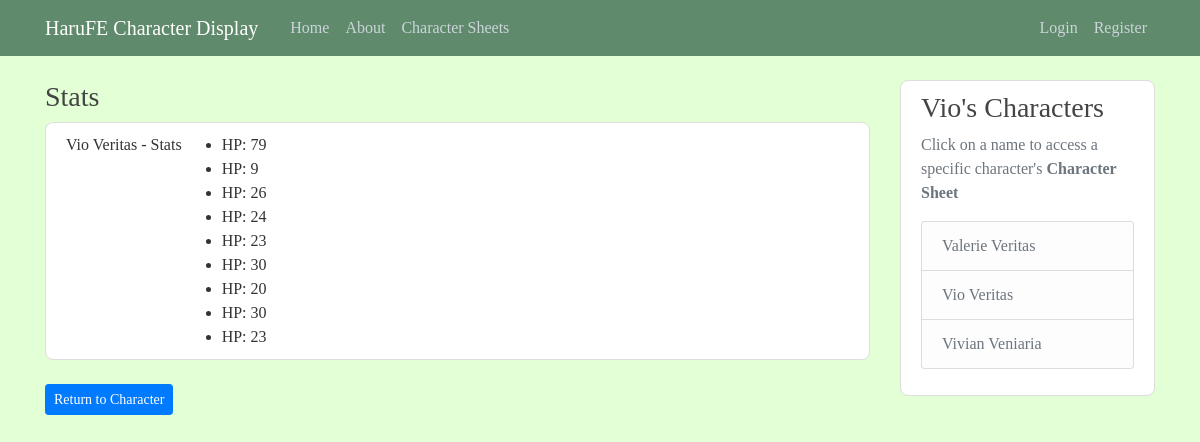
The app's page /charsheet/stat/3 with its own data.
### charsheet/models.py (models this page shows, shortened)
class Stat(models.Model):
	hp = models.IntegerField(default = 0)
	strength = models.IntegerField(default = 0)
	magic = models.IntegerField(default = 0)
	skill = models.IntegerField(default = 0)
	speed = models.IntegerField(default = 0)
	luck = models.IntegerField(default = 0)
	defense = models.IntegerField(default = 0)
	resistance = models.IntegerField(default = 0)
	constitution = models.IntegerField(default = 0)
	owner = models.OneToOneField(CharacterSheet, related_name='stat_set', on_delete=models.CASCADE)

class CharacterSheet(models.Model):
	STATS = [
		('HP', 'HP'),
        ('STR', 'STRENGTH'),
        ('MAG', 'MAGIC'),
        ('SKL', 'SKILL'),
        ('SPD', 'SPEED'),
        ('LCK', 'LUCK'),
        ('DEF', 'DEFENSE'),
        ('RES', 'RESISTANCE'),
        ('CON', 'CONSTITUTION'),
	]
	AFFINITIES = [
		('FI', 'FIRE'),
    	('WA', 'WATER'),
    	('EA', 'EARTH'),
    	('WI', 'WIND'),
    	('TH', 'THUNDER'),
    	('IC', 'ICE'),
    	('LI', 'LIGHT'),
    	('DA', 'DARK'),
    	('VO', 'VOID'),
    ]
	name = models.CharField(max_length = 32)
	level = models.IntegerField()
	origin = models.CharField(max_length = 32)
	affinity = models.CharField(max_length=2, choices=AFFINITIES)
	boon = models.CharField(max_length=3, choices=STATS)
	bane = models.CharField(max_length=3, choices=STATS)
	date_created = models.DateField(default=timezone.now)
	role = models.ForeignKey(Role, on_delete=models.CASCADE)
	user = models.ForeignKey(User, related_name="User", null=True, on_delete=models.CASCADE)

### charsheet/views.py (the view)
# urls.py: path('stat/<int:pk>', StatDetailView.as_view(), name='stat-detail'),
class StatDetailView(DetailView):
	model = Stat

### blog/context_processors.py (called while the page is built)
def message_processor(request):
	return {
		'character_sheets': CharSheetModel.objects.all().order_by('name')
	}

### charsheet/templates/charsheet/stat_detail.html
{% extends "blog/base.html" %}
{% block content %}
	<h3>Stats</h3>
	<article class="media content-section NULL">
		<div>{{ object.owner.name }} - Stats</div>
		<ul>
			<li>HP: {{ object.hp }}</li>
			<li>HP: {{ object.strength }}</li>
			<li>HP: {{ object.magic }}</li>
			<li>HP: {{ object.skill }}</li>
			<li>HP: {{ object.speed }}</li>
			<li>HP: {{ object.luck }}</li>
			<li>HP: {{ object.defense }}</li>
			<li>HP: {{ object.resistance }}</li>
			<li>HP: {{ object.constitution }}</li>
		</ul>
	</article>
	<a class='btn btn-primary btn-sm mt-1 mb-1' href="{% url 'character-sheet-detail' object.owner.id %}">Return to Character</a>
{% endblock content %}

### blog/templates/blog/base.html (shortened to what this page needs)
{% load static %}
<!DOCTYPE html>
<html>
<head>
    <link rel="stylesheet" href="https://maxcdn.bootstrapcdn.com/bootstrap/4.0.0/css/bootstrap.min.css">
    <link rel="stylesheet" type="text/css" href="{% static 'blog/style/main.css' %}">
</head>
<body>
	<header class="site-header">
  		<nav class="navbar navbar-expand-md navbar-dark bg-steel fixed-top">
    		<div class="container">
      			<a class="navbar-brand mr-4" href="{% url 'blog-home' %}">HaruFE Character Display</a>
      			<div class="collapse navbar-collapse" id="navbarToggle">
        			<div class="navbar-nav mr-auto">
          				<a class="nav-item nav-link" href="{% url 'blog-home' %}">Home</a>
          				<a class="nav-item nav-link" href="{% url 'blog-about' %}">About</a>
          				<a class="nav-item nav-link" href="{% url 'character-sheet' %}">Character Sheets</a>
        			</div>
			        <div class="navbar-nav">
			        	{% if user.is_authenticated %}
			        		<a class="nav-item nav-link" href="{% url 'post-create' %}">New Post</a>
			        		<a class="nav-item nav-link" href="{% url 'character-sheet-create' %}">New Character</a>
			        		<a class="nav-item nav-link" href="{% url 'profile' %}">Profile</a>
			        		<a class="nav-item nav-link" href="{% url 'logout' %}">Logout</a>
			        	{% else %}
			        		<a class="nav-item nav-link" href="{% url 'login' %}">Login</a>
			          		<a class="nav-item nav-link" href="{% url 'register' %}">Register</a>
			        	{% endif %}
        			</div>
      			</div>
    		</div>
  		</nav>
	</header>
	<main role="main" class="container">
		<div class="row">
			<div class="col-md-9">
				{% block content %}{% endblock %}
			</div>
			<div class="col-md-3">
				<div class="content-section NULL">
					<h3>Vio's Characters</h3>
					<p class='text-muted'>Click on a name to access a specific character's <strong>Character Sheet</strong>
						<ul class="list-group">
							{% for character in character_sheets %}
								<li class="list-group-item list-group-item-light"><a class="sidebar_link" href="{% url 'character-sheet-detail' character.id %}">{{ character.name }}</a></li>
							{% endfor %}
						</ul>
					</p>
				</div>
			</div>
		</div>
	</main>
</body>
</html>

### blog/static/blog/style/main.css (style rules this page uses)
body { background: #E2FFD5; color: #333333; margin-top: 5rem; font-family: "Garamond", Georgia, serif; }
h1, h2, h3, h4, h5, h6 { color: #444444; }
ul { margin: 0; }
.bg-steel { background-color: #5F8A6B; }
.site-header .navbar-nav .nav-link { color: #cbd5db; }
.content-section { padding: 10px 20px; border: 1px solid #dddddd; border-radius: 8px; margin-bottom: 20px; }
.sidebar_link { color: #6C757D; }
.NULL { background: #FFFFFF; }

### records on screen
Stat: owner.name "Vio Veritas", hp "79", strength "9", magic "26", skill "24", speed "23", luck "30", defense "20", resistance "30", constitution "23"
CharacterSheet: name "Valerie Veritas"
CharacterSheet: name "Vio Veritas"
CharacterSheet: name "Vivian Veniaria"
